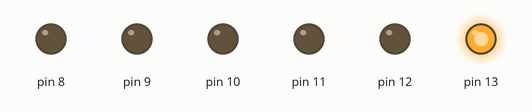
Recording of a sketch running on a simulated Arduino Uno, built with avr-gcc and run on an emulated ATmega328P. On the bench: output pins drawn as LEDs (lit = HIGH).

Above: at 0.2 s.
At 5.2 s:
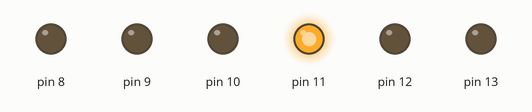
At 7.8 s:
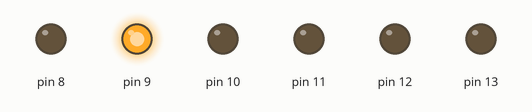
At 9.5 s:
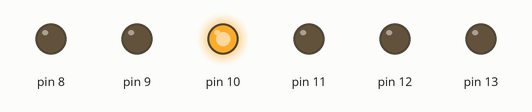
At 16.2 s:
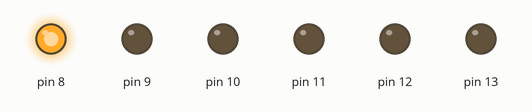
At 18.5 s:
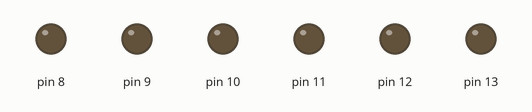
Timing chart, 0 to 20.3 s (numbered marks = the images above):
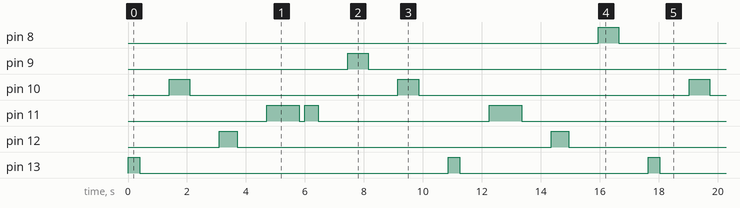

Measured:
- by itself, pin 8: alternates HIGH for 0.68 s and LOW for 17.0 s
- by itself, pin 9: alternates HIGH for 0.70 s and LOW for 16.9 s
- by itself, pin 10: repeats every 17.6 s: LOW 7.1 s, HIGH 0.70 s, LOW 9.2 s, HIGH 0.70 s
- by itself, pin 11: LOW → HIGH at 4.7 s, → LOW 1.1 s later, → HIGH 0.20 s later, → LOW 0.45 s later, … (13 changes in this stretch)
- by itself, pin 12: repeats every 17.6 s: LOW 10.7 s, HIGH 0.60 s, LOW 5.8 s, HIGH 0.60 s
- by itself, pin 13: repeats every 17.6 s: LOW 10.5 s, HIGH 0.40 s, LOW 6.4 s, HIGH 0.40 s

The sketch:

kvantoriada_banan.ino
```cpp
char inChar;
int d, t9a;
int port = 9;
int q = 0;
int work = 0;
int t13 = 400;
int t12 = 600;
int t11 = 1100;
int t10 = 700;
int t9 = 700;
int t8 = 680; //t9*0.97
int t7 = 750;
int t = 1000;
int a = 1;
void setup() {
pinMode(13,OUTPUT); //13-открыть, 12-закрыть
pinMode(12,OUTPUT);
pinMode(11,OUTPUT); //11-поднять, 10-опустить
pinMode(10,OUTPUT);
pinMode(9,OUTPUT); //9-влевo, 8-вправо
pinMode(8,OUTPUT);
}
void loop() {
digitalWrite(13,1);
delay(t13);
digitalWrite(13,0);
delay(t);
digitalWrite(10,1);
delay(t10);
digitalWrite(10,0);
delay(t);
digitalWrite(12,1);
delay(t12);
digitalWrite(12,0);
delay(t);
digitalWrite(11,1);
delay(t11);
digitalWrite(11,0);
delay(t/5);
digitalWrite(11,1);
delay(450);
digitalWrite(11,0);
delay(t);
digitalWrite(9,1);
delay(t9);
digitalWrite(9,0);
delay(t);
digitalWrite(10,1);
delay(t10);
digitalWrite(10,0);
delay(t);
digitalWrite(13,1);
delay(t13);
digitalWrite(13,0);
delay(t);
digitalWrite(11,1);
delay(t11);
digitalWrite(11,0);
delay(t);
digitalWrite(12,1);
delay(t12);
digitalWrite(12,0);
delay(t);
digitalWrite(8,1);
delay(t8);
digitalWrite(8,0);
delay(t);

}
```
